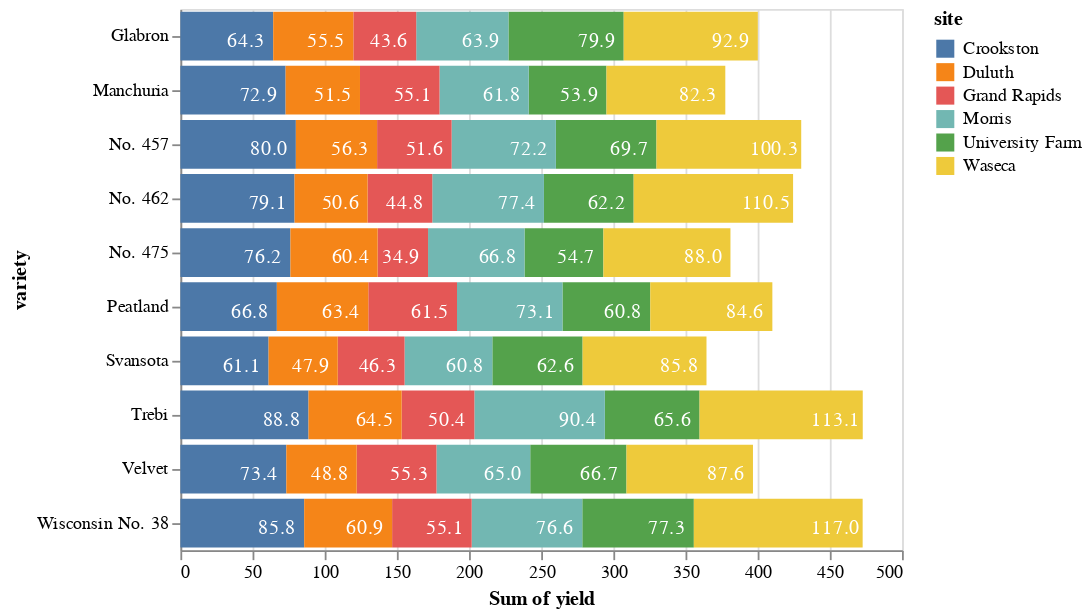

The notebook cell this image was saved under:
### Code cell
import altair as alt
import pandas as pd
from vega_datasets import data

df=data.barley()

bars=alt.Chart(df).mark_bar().encode(
    x=alt.X('sum(yield)',stack='zero'),
    y=alt.Y('variety'),
    color=alt.Color('site')
)

text=alt.Chart(df).mark_text(dx=-15, dy=3).encode(
    y=alt.Y('variety'),
    x=alt.X('sum(yield)',  stack='zero'),
    color=alt.Color('site', legend=None, scale=alt.Scale(range=['white'])),
    text=alt.Text('sum(yield)',format='.1f')
)

#alt.layer(bars, text, data=df).resolve_scale(color='independent')
alt.layer(bars, text).resolve_scale(color='independent')

### Figure 1 — Vega-Lite specification as saved in the notebook (floating-point values rounded to 4 significant figures)
{"$schema": "https://vega.github.io/schema/vega-lite/v3.4.0.json", "config": {"mark": {"tooltip": null}, "view": {"height": 300, "width": 400}}, "data": {"name": "data-093ece8c35bb2d41094cfb6138ec810b"}, "datasets": {"data-093ece8c35bb2d41094cfb6138ec810b": [{"site": "University Farm", "variety": "Manchuria", "year": 1931, "yield": 27}, {"site": "Waseca", "variety": "Manchuria", "year": 1931, "yield": 48.87}, {"site": "Morris", "variety": "Manchuria", "year": 1931, "yield": 27.43}, {"site": "Crookston", "variety": "Manchuria", "year": 1931, "yield": 39.93}, {"site": "Grand Rapids", "variety": "Manchuria", "year": 1931, "yield": 32.97}, {"site": "Duluth", "variety": "Manchuria", "year": 1931, "yield": 28.97}, {"site": "University Farm", "variety": "Glabron", "year": 1931, "yield": 43.07}, {"site": "Waseca", "variety": "Glabron", "year": 1931, "yield": 55.2}, {"site": "Morris", "variety": "Glabron", "year": 1931, "yield": 28.77}, {"site": "Crookston", "variety": "Glabron", "year": 1931, "yield": 38.13}, {"site": "Grand Rapids", "variety": "Glabron", "year": 1931, "yield": 29.13}, {"site": "Duluth", "variety": "Glabron", "year": 1931, "yield": 29.67}, {"site": "University Farm", "variety": "Svansota", "year": 1931, "yield": 35.13}, {"site": "Waseca", "variety": "Svansota", "year": 1931, "yield": 47.33}, {"site": "Morris", "variety": "Svansota", "year": 1931, "yield": 25.77}, {"site": "Crookston", "variety": "Svansota", "year": 1931, "yield": 40.47}, {"site": "Grand Rapids", "variety": "Svansota", "year": 1931, "yield": 29.67}, {"site": "Duluth", "variety": "Svansota", "year": 1931, "yield": 25.7}, {"site": "University Farm", "variety": "Velvet", "year": 1931, "yield": 39.9}, {"site": "Waseca", "variety": "Velvet", "year": 1931, "yield": 50.23}, {"site": "Morris", "variety": "Velvet", "year": 1931, "yield": 26.13}, {"site": "Crookston", "variety": "Velvet", "year": 1931, "yield": 41.33}, {"site": "Grand Rapids", "variety": "Velvet", "year": 1931, "yield": 23.03}, {"site": "Duluth", "variety": "Velvet", "year": 1931, "yield": 26.3}, {"site": "University Farm", "variety": "Trebi", "year": 1931, "yield": 36.57}, {"site": "Waseca", "variety": "Trebi", "year": 1931, "yield": 63.83}, {"site": "Morris", "variety": "Trebi", "year": 1931, "yield": 43.77}, {"site": "Crookston", "variety": "Trebi", "year": 1931, "yield": 46.93}, {"site": "Grand Rapids", "variety": "Trebi", "year": 1931, "yield": 29.77}, {"site": "Duluth", "variety": "Trebi", "year": 1931, "yield": 33.93}, {"site": "University Farm", "variety": "No. 457", "year": 1931, "yield": 43.27}, {"site": "Waseca", "variety": "No. 457", "year": 1931, "yield": 58.1}, {"site": "Morris", "variety": "No. 457", "year": 1931, "yield": 28.7}, {"site": "Crookston", "variety": "No. 457", "year": 1931, "yield": 45.67}, {"site": "Grand Rapids", "variety": "No. 457", "year": 1931, "yield": 32.17}, {"site": "Duluth", "variety": "No. 457", "year": 1931, "yield": 33.6}, {"site": "University Farm", "variety": "No. 462", "year": 1931, "yield": 36.6}, {"site": "Waseca", "variety": "No. 462", "year": 1931, "yield": 65.77}, {"site": "Morris", "variety": "No. 462", "year": 1931, "yield": 30.37}, {"site": "Crookston", "variety": "No. 462", "year": 1931, "yield": 48.57}, {"site": "Grand Rapids", "variety": "No. 462", "year": 1931, "yield": 24.93}, {"site": "Duluth", "variety": "No. 462", "year": 1931, "yield": 28.1}, {"site": "University Farm", "variety": "Peatland", "year": 1931, "yield": 32.77}, {"site": "Waseca", "variety": "Peatland", "year": 1931, "yield": 48.57}, {"site": "Morris", "variety": "Peatland", "year": 1931, "yield": 29.87}, {"site": "Crookston", "variety": "Peatland", "year": 1931, "yield": 41.6}, {"site": "Grand Rapids", "variety": "Peatland", "year": 1931, "yield": 34.7}, {"site": "Duluth", "variety": "Peatland", "year": 1931, "yield": 32}, {"site": "University Farm", "variety": "No. 475", "year": 1931, "yield": 24.67}, {"site": "Waseca", "variety": "No. 475", "year": 1931, "yield": 46.77}, {"site": "Morris", "variety": "No. 475", "year": 1931, "yield": 22.6}, {"site": "Crookston", "variety": "No. 475", "year": 1931, "yield": 44.1}, {"site": "Grand Rapids", "variety": "No. 475", "year": 1931, "yield": 19.7}, {"site": "Duluth", "variety": "No. 475", "year": 1931, "yield": 33.07}, {"site": "University Farm", "variety": "Wisconsin No. 38", "year": 1931, "yield": 39.3}, {"site": "Waseca", "variety": "Wisconsin No. 38", "year": 1931, "yield": 58.8}, {"site": "Morris", "variety": "Wisconsin No. 38", "year": 1931, "yield": 29.47}, {"site": "Crookston", "variety": "Wisconsin No. 38", "year": 1931, "yield": 49.87}, {"site": "Grand Rapids", "variety": "Wisconsin No. 38", "year": 1931, "yield": 34.47}, {"site": "Duluth", "variety": "Wisconsin No. 38", "year": 1931, "yield": 31.6}, {"site": "University Farm", "variety": "Manchuria", "year": 1932, "yield": 26.9}, {"site": "Waseca", "variety": "Manchuria", "year": 1932, "yield": 33.47}, {"site": "Morris", "variety": "Manchuria", "year": 1932, "yield": 34.37}, {"site": "Crookston", "variety": "Manchuria", "year": 1932, "yield": 32.97}, {"site": "Grand Rapids", "variety": "Manchuria", "year": 1932, "yield": 22.13}, {"site": "Duluth", "variety": "Manchuria", "year": 1932, "yield": 22.57}, {"site": "University Farm", "variety": "Glabron", "year": 1932, "yield": 36.8}, {"site": "Waseca", "variety": "Glabron", "year": 1932, "yield": 37.73}, {"site": "Morris", "variety": "Glabron", "year": 1932, "yield": 35.13}, {"site": "Crookston", "variety": "Glabron", "year": 1932, "yield": 26.17}, {"site": "Grand Rapids", "variety": "Glabron", "year": 1932, "yield": 14.43}, {"site": "Duluth", "variety": "Glabron", "year": 1932, "yield": 25.87}, {"site": "University Farm", "variety": "Svansota", "year": 1932, "yield": 27.43}, {"site": "Waseca", "variety": "Svansota", "year": 1932, "yield": 38.5}, {"site": "Morris", "variety": "Svansota", "year": 1932, "yield": 35.03}, {"site": "Crookston", "variety": "Svansota", "year": 1932, "yield": 20.63}, {"site": "Grand Rapids", "variety": "Svansota", "year": 1932, "yield": 16.63}, {"site": "Duluth", "variety": "Svansota", "year": 1932, "yield": 22.23}, {"site": "University Farm", "variety": "Velvet", "year": 1932, "yield": 26.8}, {"site": "Waseca", "variety": "Velvet", "year": 1932, "yield": 37.4}, {"site": "Morris", "variety": "Velvet", "year": 1932, "yield": 38.83}, {"site": "Crookston", "variety": "Velvet", "year": 1932, "yield": 32.07}, {"site": "Grand Rapids", "variety": "Velvet", "year": 1932, "yield": 32.23}, {"site": "Duluth", "variety": "Velvet", "year": 1932, "yield": 22.47}, {"site": "University Farm", "variety": "Trebi", "year": 1932, "yield": 29.07}, {"site": "Waseca", "variety": "Trebi", "year": 1932, "yield": 49.23}, {"site": "Morris", "variety": "Trebi", "year": 1932, "yield": 46.63}, {"site": "Crookston", "variety": "Trebi", "year": 1932, "yield": 41.83}, {"site": "Grand Rapids", "variety": "Trebi", "year": 1932, "yield": 20.63}, {"site": "Duluth", "variety": "Trebi", "year": 1932, "yield": 30.6}, {"site": "University Farm", "variety": "No. 457", "year": 1932, "yield": 26.43}, {"site": "Waseca", "variety": "No. 457", "year": 1932, "yield": 42.2}, {"site": "Morris", "variety": "No. 457", "year": 1932, "yield": 43.53}, {"site": "Crookston", "variety": "No. 457", "year": 1932, "yield": 34.33}, {"site": "Grand Rapids", "variety": "No. 457", "year": 1932, "yield": 19.47}, {"site": "Duluth", "variety": "No. 457", "year": 1932, "yield": 22.7}, {"site": "University Farm", "variety": "No. 462", "year": 1932, "yield": 25.57}, {"site": "Waseca", "variety": "No. 462", "year": 1932, "yield": 44.7}, {"site": "Morris", "variety": "No. 462", "year": 1932, "yield": 47}, {"site": "Crookston", "variety": "No. 462", "year": 1932, "yield": 30.53}, {"site": "Grand Rapids", "variety": "No. 462", "year": 1932, "yield": 19.9}, {"site": "Duluth", "variety": "No. 462", "year": 1932, "yield": 22.5}, {"site": "University Farm", "variety": "Peatland", "year": 1932, "yield": 28.07}, {"site": "Waseca", "variety": "Peatland", "year": 1932, "yield": 36.03}, {"site": "Morris", "variety": "Peatland", "year": 1932, "yield": 43.2}, {"site": "Crookston", "variety": "Peatland", "year": 1932, "yield": 25.23}, {"site": "Grand Rapids", "variety": "Peatland", "year": 1932, "yield": 26.77}, {"site": "Duluth", "variety": "Peatland", "year": 1932, "yield": 31.37}, {"site": "University Farm", "variety": "No. 475", "year": 1932, "yield": 30}, {"site": "Waseca", "variety": "No. 475", "year": 1932, "yield": 41.27}, {"site": "Morris", "variety": "No. 475", "year": 1932, "yield": 44.23}, {"site": "Crookston", "variety": "No. 475", "year": 1932, "yield": 32.13}, {"site": "Grand Rapids", "variety": "No. 475", "year": 1932, "yield": 15.23}, {"site": "Duluth", "variety": "No. 475", "year": 1932, "yield": 27.37}, {"site": "University Farm", "variety": "Wisconsin No. 38", "year": 1932, "yield": 38}, {"site": "Waseca", "variety": "Wisconsin No. 38", "year": 1932, "yield": 58.17}, {"site": "Morris", "variety": "Wisconsin No. 38", "year": 1932, "yield": 47.17}, {"site": "Crookston", "variety": "Wisconsin No. 38", "year": 1932, "yield": 35.9}, {"site": "Grand Rapids", "variety": "Wisconsin No. 38", "year": 1932, "yield": 20.67}, {"site": "Duluth", "variety": "Wisconsin No. 38", "year": 1932, "yield": 29.33}]}, "layer": [{"encoding": {"color": {"field": "site", "type": "nominal"}, "x": {"aggregate": "sum", "field": "yield", "stack": "zero", "type": "quantitative"}, "y": {"field": "variety", "type": "nominal"}}, "mark": "bar"}, {"encoding": {"color": {"field": "site", "legend": null, "scale": {"range": ["white"]}, "type": "nominal"}, "text": {"aggregate": "sum", "field": "yield", "format": ".1f", "type": "quantitative"}, "x": {"aggregate": "sum", "field": "yield", "stack": "zero", "type": "quantitative"}, "y": {"field": "variety", "type": "nominal"}}, "mark": {"dx": -15, "dy": 3, "type": "text"}}], "resolve": {"scale": {"color": "independent"}}}
